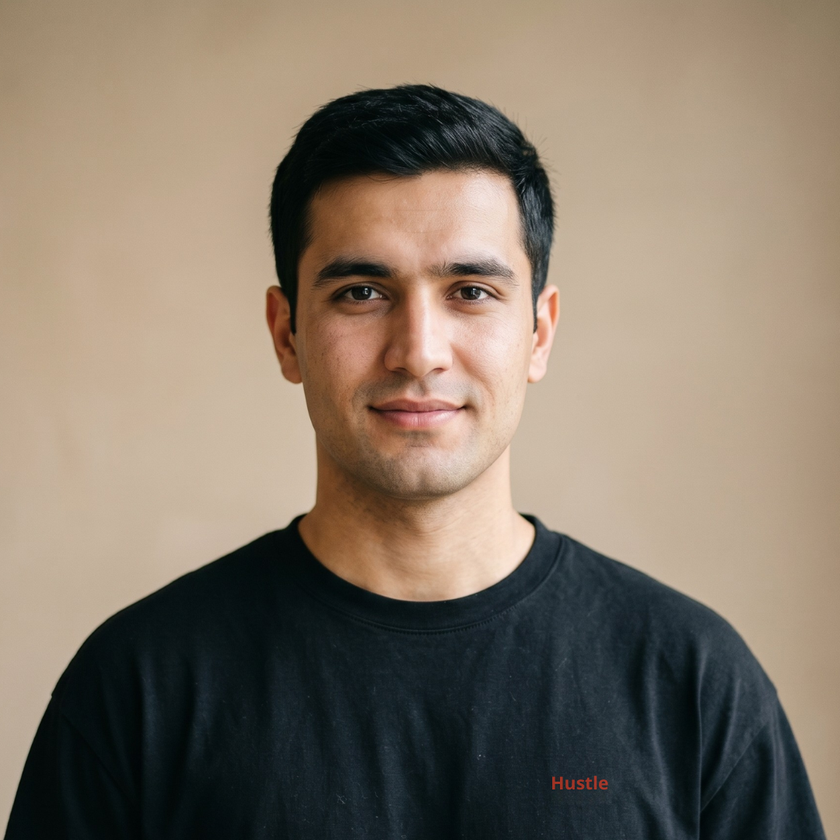
#> input picture src/assets/Ahmad K.png, 840 x 840 px, shrunk from 1080 x 1080 before the run, given in place of byg-bot-curious-clean.png, which was not available
$ python knockout-bot-bg.py
#> lines starting #> are read from the running program, lines starting #| are printed output that depends on the picture; after the words box and inside, x2 and y2 are one past the last pixel; in counts of white or black regions, pixels touching at a corner belong together; pictures that were not available may be replaced by others from this repository, and a replacement may not be noted
"""Remove solid blue studio backdrop; keep white robot opaque."""
from PIL import Image
from collections import deque
import os

src = r"C:\Users\Latitude\.cursor\projects\e-365adventures\assets\byg-bot-curious-clean.png"
out = r"e:\365adventures\AntiGravity-BYG-Hires\src\assets\byg-bot-curious.png"

img = Image.open(src).convert("RGBA")
# Downscale for speed if huge, then upscale mask — keep original size processing but efficient numpy if available
try:
    import numpy as np

    arr = np.array(img)
    h, w = arr.shape[:2]
#> h = 840; w = 840
    rgb = arr[:, :, :3].astype(np.float32)

    # Reference blues from corners
    refs = np.array(
        [
            rgb[2, 2],
            rgb[2, w - 3],
            rgb[h - 3, 2],
            rgb[h - 3, w - 3],
            rgb[h // 2, 2],
            rgb[2, w // 2],
        ],
        dtype=np.float32,
    )
#> refs = [[145, 126, 99], [133, 118, 92], [173, 159, 144], [169, 149, 125], [192, 171, 148], [173, 152, 125]]

    # Distance to nearest blue reference
    dists = np.min(
        np.sqrt(((rgb[:, :, None, :] - refs[None, None, :, :]) ** 2).sum(axis=3)),
        axis=2,
    )
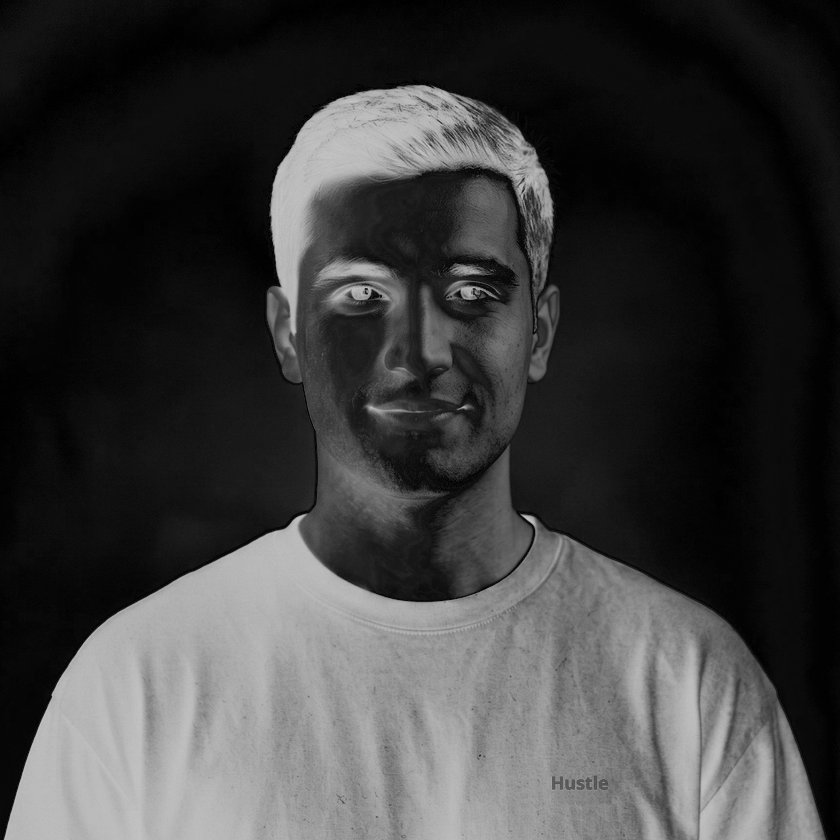
#> dists: shape (840, 840) float32; min 0, max 196.5, mean 61.2

    # Also treat very-blue sky pixels (b dominant over r)
    blueish = (rgb[:, :, 2] > rgb[:, :, 0] + 20) & (rgb[:, :, 1] > rgb[:, :, 0] + 10) & (
        rgb[:, :, 2] > 160
    )
#> blueish: shape (840, 840) bool; every value is 0

    # Candidate bg: close to blue refs OR blueish, but NOT near-white robot fill
    # White robot: high luminance, low chroma
    lum = rgb.mean(axis=2)
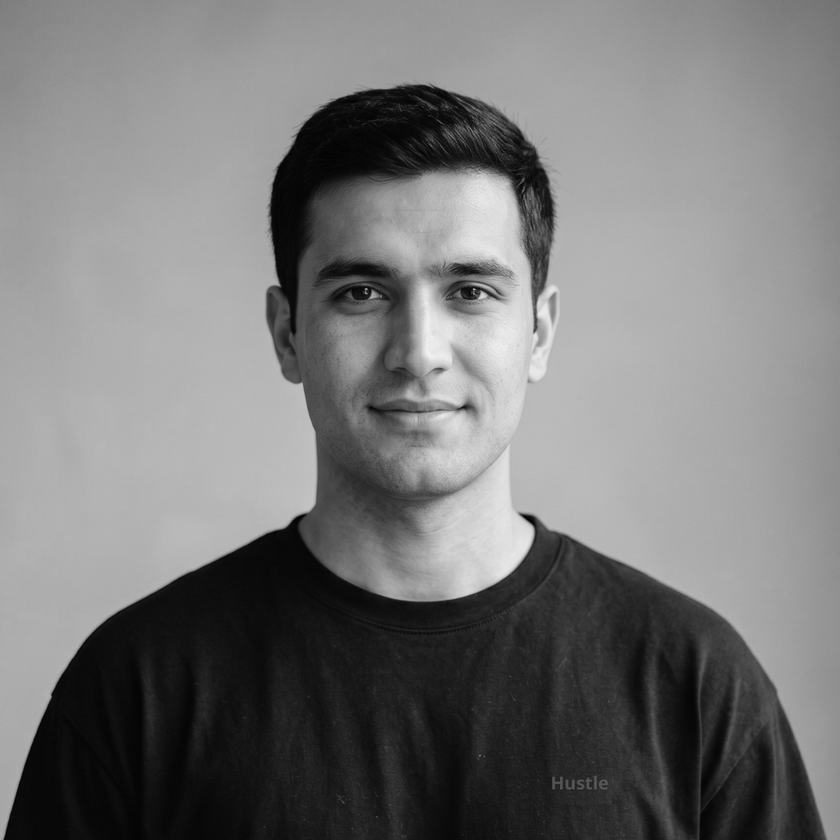
#> lum: shape (840, 840) float32; min 2, max 242.3, mean 119.9
    chroma = rgb.max(axis=2) - rgb.min(axis=2)
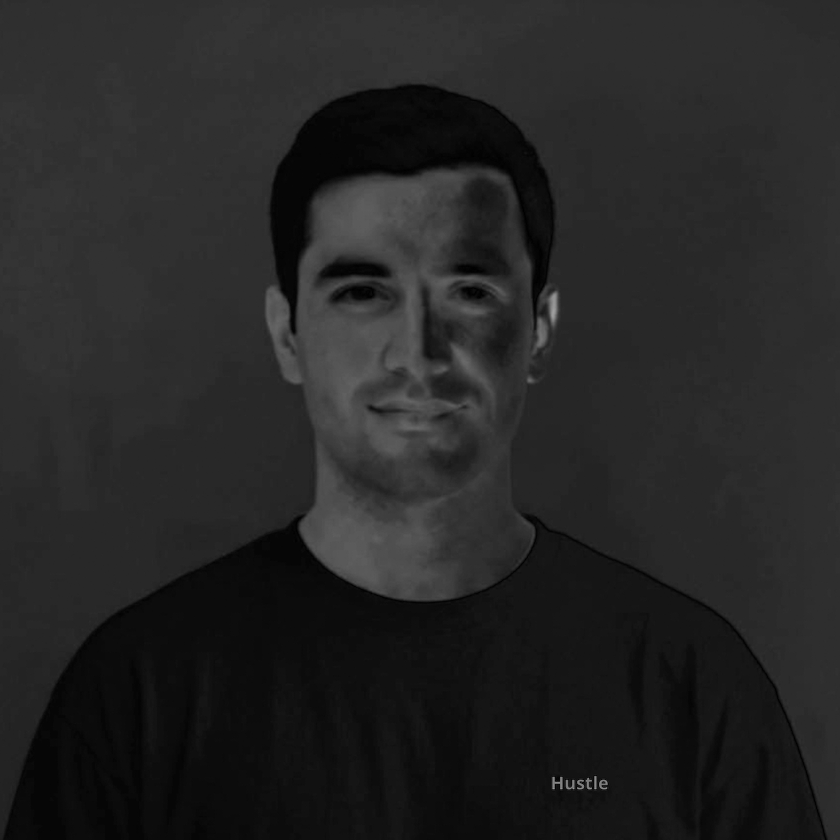
#> chroma: shape (840, 840) float32; min 0, max 159, mean 37.2
    is_white_body = (lum > 200) & (chroma < 35)
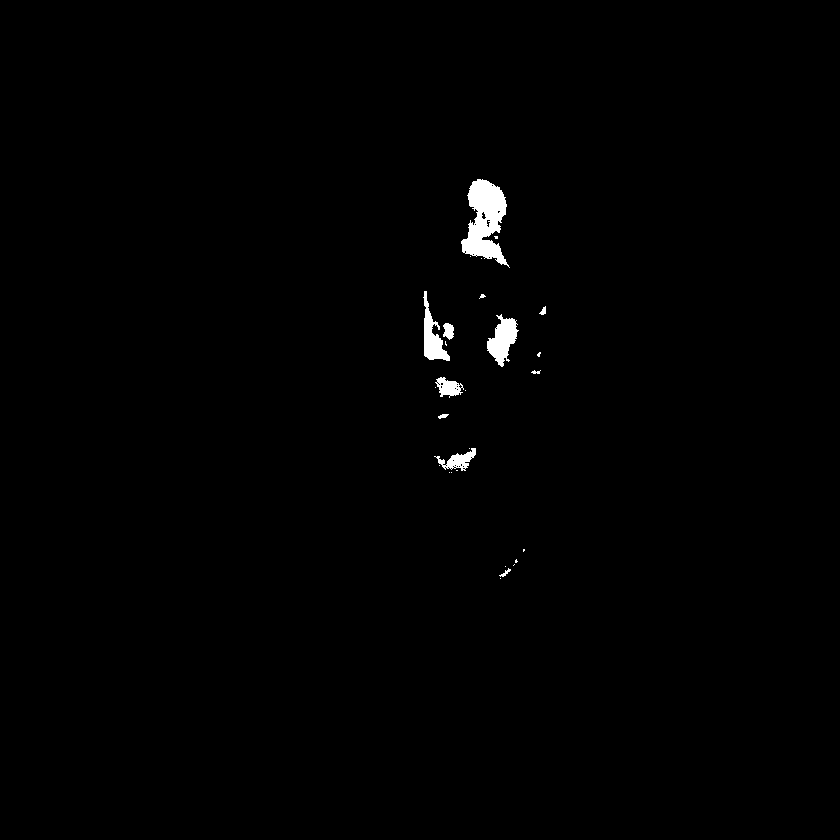
#> is_white_body: shape (840, 840) bool; 0.73% white; 28 white regions (18 under 20 px), largest, box (x1, y1, x2, y2) and area: (461, 179, 510, 268) 2388, (487, 314, 519, 367) 901, (423, 291, 450, 361) 779

    candidate = ((dists < 48) | blueish) & ~is_white_body
#> candidate: shape (840, 840) bool; 61.7% white; 141 black regions (131 under 20 px), largest, box (x1, y1, x2, y2) and area: (4, 85, 826, 840) 243973, (420, 175, 560, 475) 17342, (438, 444, 533, 596) 7444

    # Flood from edges only among candidates
    mask = np.zeros((h, w), dtype=bool)
    q = deque()
    for x in range(w):
        q.append((0, x))
        q.append((h - 1, x))
    for y in range(h):
        q.append((y, 0))
        q.append((y, w - 1))

    while q:
        y, x = q.popleft()
        if y < 0 or x < 0 or y >= h or x >= w or mask[y, x]:
            continue
        if not candidate[y, x]:
            continue
        mask[y, x] = True
        q.append((y + 1, x))
        q.append((y - 1, x))
        q.append((y, x + 1))
        q.append((y, x - 1))
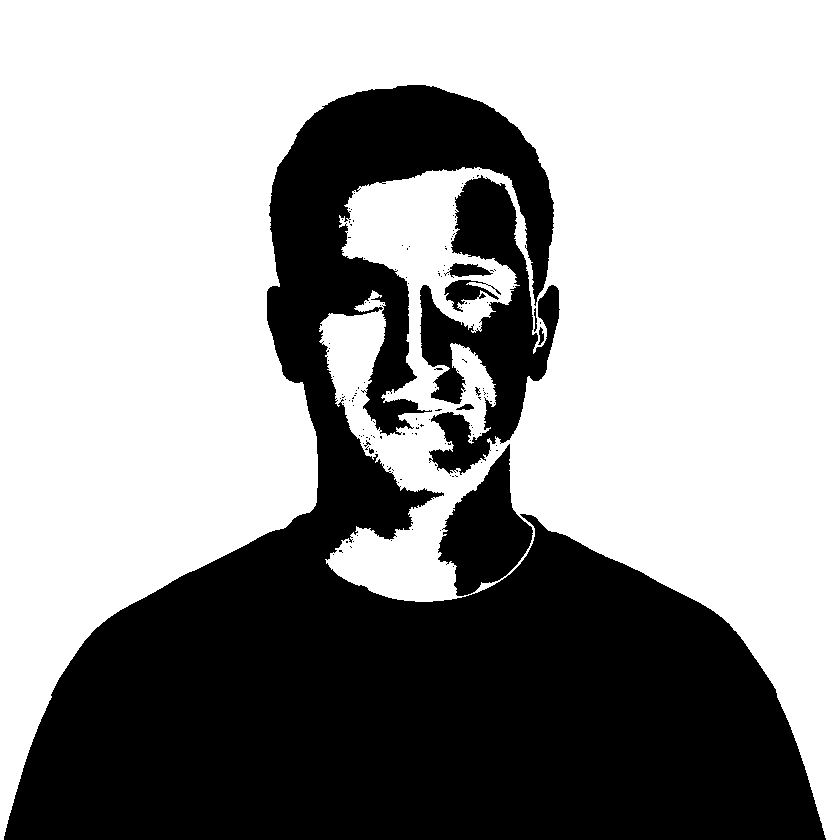
#> mask: shape (840, 840) bool; 61.5% white; 141 black regions (131 under 20 px), largest, box (x1, y1, x2, y2) and area: (4, 85, 826, 840) 244588, (420, 175, 560, 475) 17647, (438, 444, 533, 596) 7458

    # Soften: expand mask slightly into near-blue fringe
    from scipy import ndimage  # may fail

    try:
        mask = ndimage.binary_dilation(mask, iterations=1) & ((dists < 70) | blueish) & ~is_white_body
#> mask: shape (840, 840) bool; 62.2% white; 36 black regions (29 under 20 px), largest, box (x1, y1, x2, y2) and area: (4, 85, 825, 840) 242355, (421, 178, 559, 473) 16154, (439, 446, 532, 595) 7090
    except Exception:
        pass

    arr[mask, 3] = 0
    # Kill leftover watermark-ish pale blobs in bottom-right corner (small)
    br = arr[int(h * 0.88) :, int(w * 0.88) :, :]
    br_lum = br[:, :, :3].mean(axis=2)
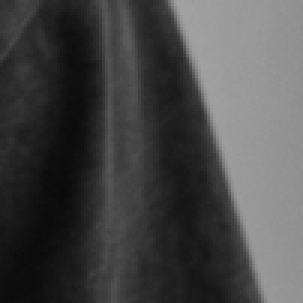
#> br_lum: shape (101, 101) float64 (shown 3 times larger); min 10, max 162.7, mean 71.9
    br_a = br[:, :, 3]
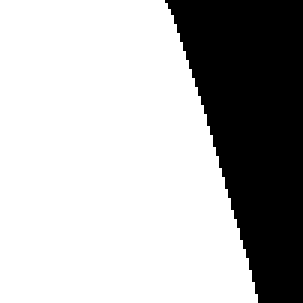
#> br_a: shape (101, 101) (shown 3 times larger); 71% white; 1 black region, box (x1, y1, x2, y2) and area: (55, 0, 101, 101) 2959
    # faint logos often semi-opaque pale
    kill = (br_a > 0) & (br_lum > 180) & ((br[:, :, 2] >= br[:, :, 0]) | (br_lum > 220))
#> kill: shape (101, 101) bool; every value is 0
    # only if sparse — avoid feet: feet are opaque white near bottom center, corner is safer
    br[kill, 3] = 0
    arr[int(h * 0.88) :, int(w * 0.88) :, :] = br

    out_img = Image.fromarray(arr, "RGBA")
    out_img.save(out, "PNG")
    print("saved", out, os.path.getsize(out), "transparent_px", int(mask.sum()))
#| saved e:\365adventures\AntiGravity-BYG-Hires\src\assets\byg-bot-curious.png 810972 transparent_px 438873
except ImportError:
    # Pure PIL fallback — color distance flood fill
    pixels = img.load()
    w, h = img.size
    refs = [
        pixels[2, 2][:3],
        pixels[w - 3, 2][:3],
        pixels[2, h - 3][:3],
        pixels[w - 3, h - 3][:3],
    ]

    def dist(c, r):
        return ((c[0] - r[0]) ** 2 + (c[1] - r[1]) ** 2 + (c[2] - r[2]) ** 2) ** 0.5

    def is_bg_color(r, g, b):
        lum = (r + g + b) / 3
        chroma = max(r, g, b) - min(r, g, b)
        if lum > 200 and chroma < 35:
            return False  # keep white body
        if min(dist((r, g, b), ref) for ref in refs) < 48:
            return True
        if b > r + 20 and g > r + 10 and b > 160:
            return True
        return False

    visited = set()
    q = deque()
    for x in range(w):
        q.append((x, 0))
        q.append((x, h - 1))
    for y in range(h):
        q.append((0, y))
        q.append((w - 1, y))

    count = 0
    while q:
        x, y = q.popleft()
        if (x, y) in visited or x < 0 or y < 0 or x >= w or y >= h:
            continue
        visited.add((x, y))
        r, g, b, a = pixels[x, y]
        if not is_bg_color(r, g, b):
            continue
        pixels[x, y] = (0, 0, 0, 0)
        count += 1
        q.extend([(x + 1, y), (x - 1, y), (x, y + 1), (x, y - 1)])

    img.save(out, "PNG")
    print("saved", out, os.path.getsize(out), "transparent_px", count)

$ run again, on src/assets/Haadiah S.png
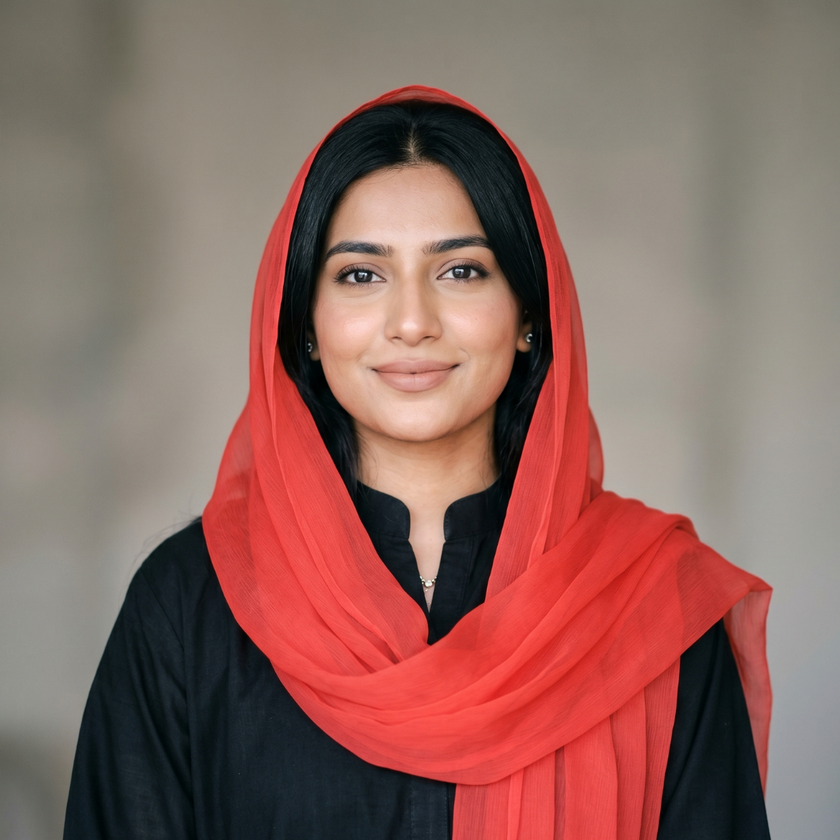
#> input picture src/assets/Haadiah S.png, 840 x 840 px, shrunk from 1080 x 1080 before the run, given in place of byg-bot-curious-clean.png, which was not available
#> refs = [[101, 99, 87], [109, 110, 98], [102, 104, 99], [130, 136, 143], [143, 140, 129], [131, 128, 115]]
#> `blueish = (rgb[:, :, 2] > rgb[:, :, 0] + 20) & (rgb[:, :, 1] > rgb[:, ..`:
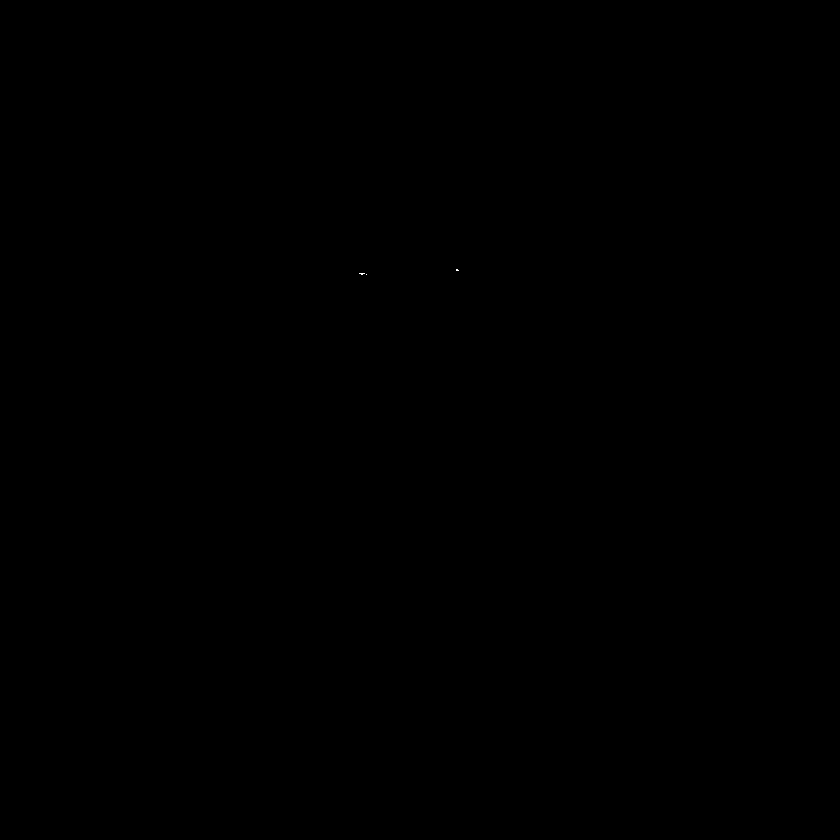
#> blueish: shape (840, 840) bool; 0% white in thin lines or dots, all inside (x1, y1, x2, y2) = (359, 269, 459, 275)
#> is_white_body: shape (840, 840) bool; 0.01% white in thin lines or dots, all inside (x1, y1, x2, y2) = (360, 236, 463, 591)
#> candidate: shape (840, 840) bool; 51.8% white; 197 black regions (191 under 20 px), largest, box (x1, y1, x2, y2) and area: (63, 85, 795, 840) 339178, (330, 253, 377, 284) 746, (362, 247, 376, 253) 55, (372, 275, 381, 281) 32, (346, 247, 358, 251) 30, (773, 565, 779, 576) 20
#> `br_a = br[:, :, 3]`:
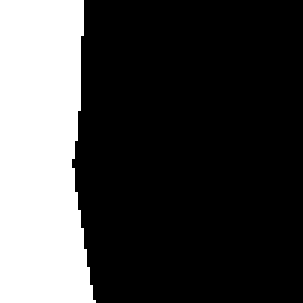
#> br_a: shape (101, 101) (shown 3 times larger); 26.9% white; 1 white region, box (x1, y1, x2, y2) and area: (0, 0, 32, 101) 2748
#> kill: shape (101, 101) bool; every value is 0
#| saved e:\365adventures\AntiGravity-BYG-Hires\src\assets\byg-bot-curious.png 1019114 transparent_px 358439
